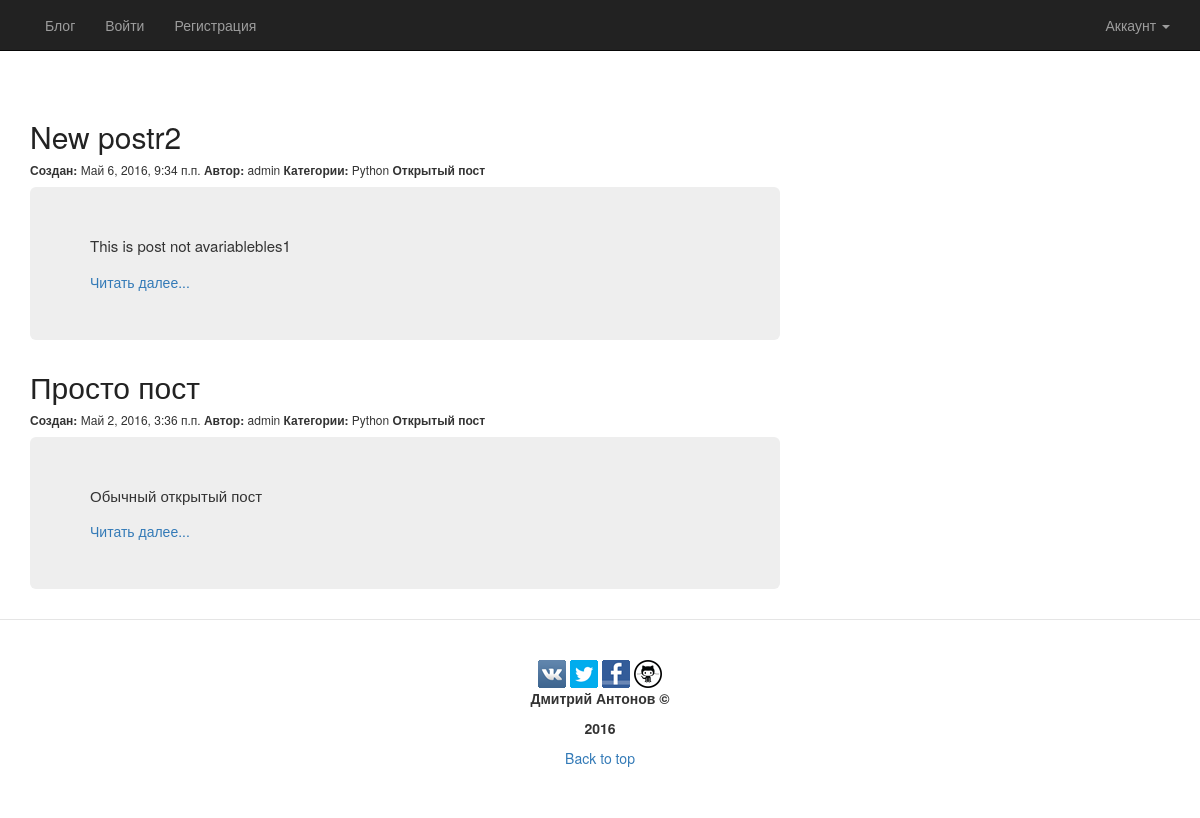
The app's page /, older data.
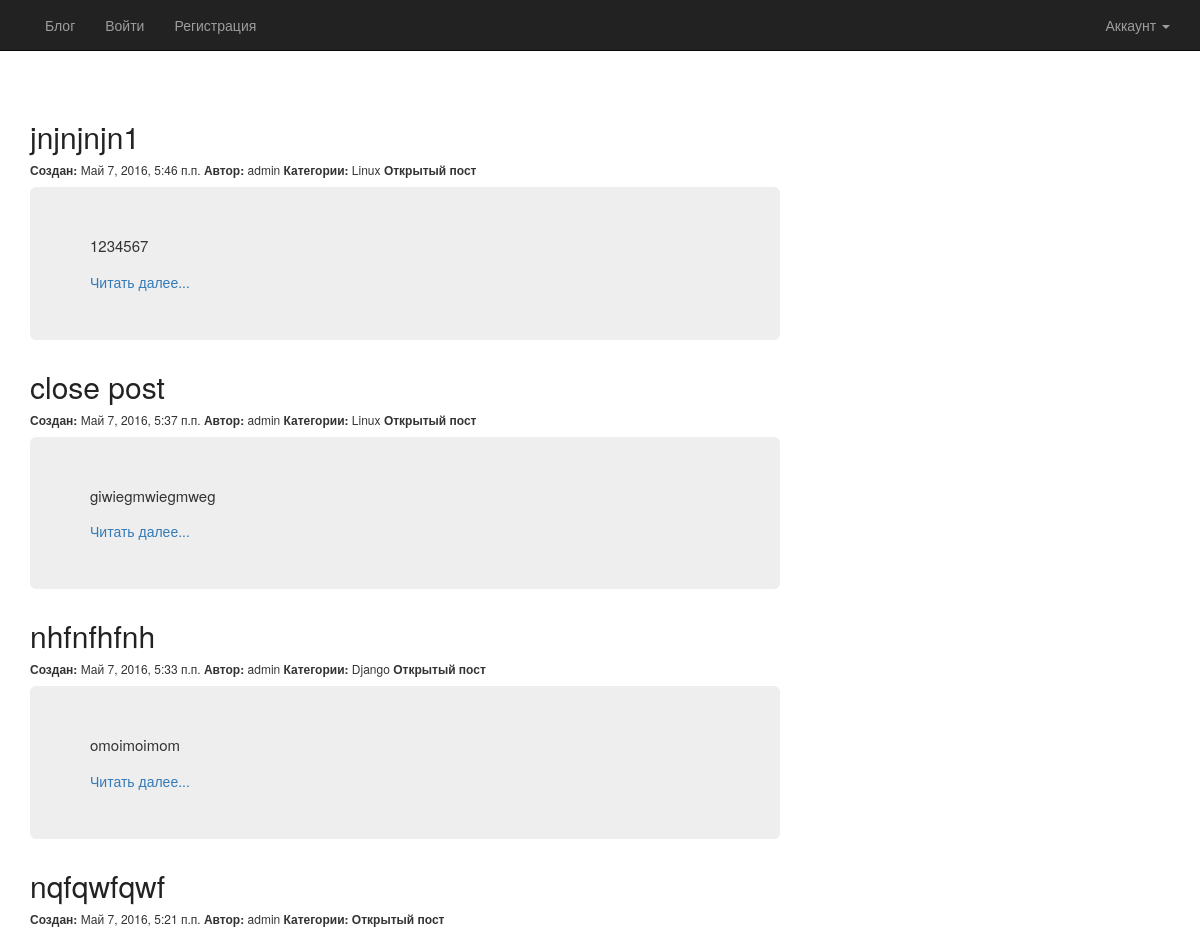
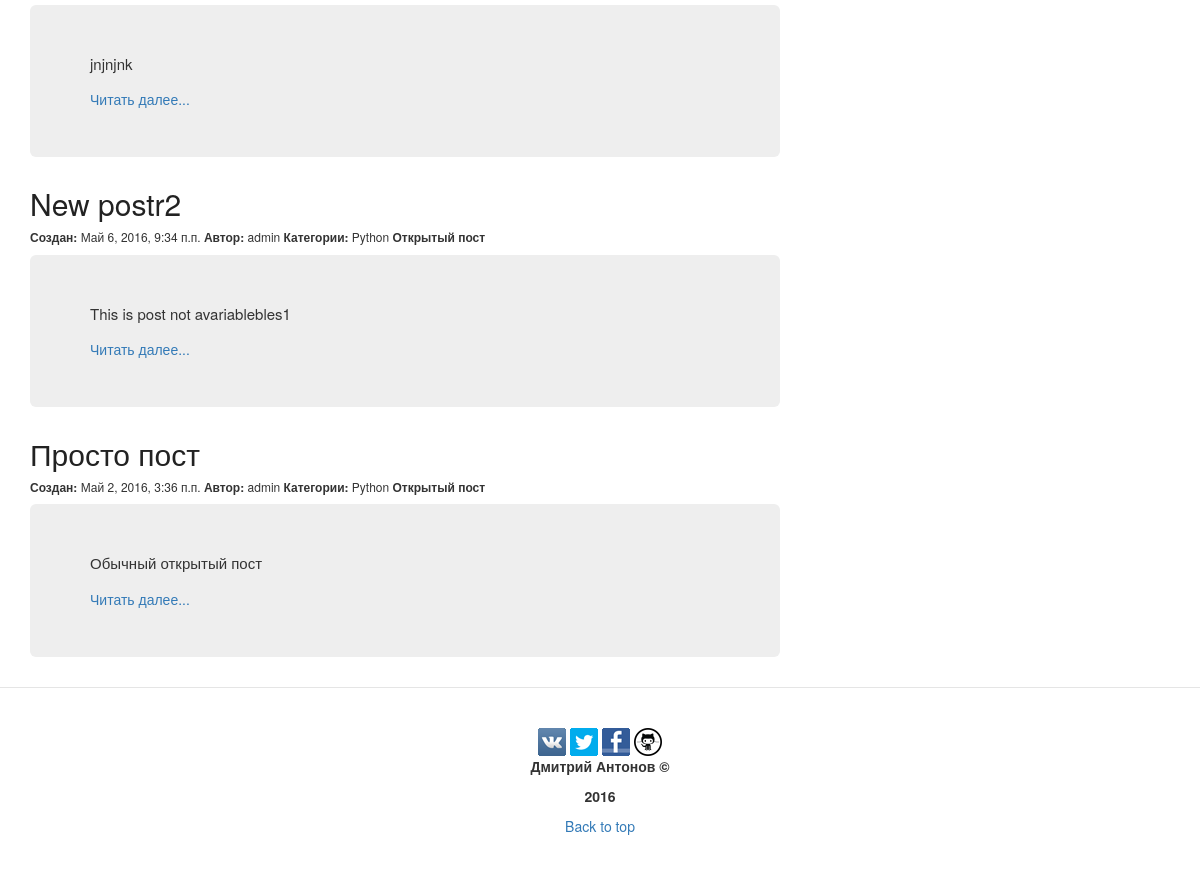
The same page, newer data (2 pictures, top to bottom).
### blog/models.py (models this page shows, shortened)
class Article(models.Model):
    article_title = models.CharField(max_length=100)
    article_text = models.TextField()
    article_date_create = models.DateTimeField(default=timezone.now)
    article_date_modify = models.DateTimeField(default=timezone.now)
    article_access = models.BooleanField(default=True)
    article_autor = models.ForeignKey(User)
    article_tag = models.ManyToManyField(Tags)
    article_count = models.ManyToManyField('CountArticle')

class Tags(models.Model):
    tags_name = models.CharField(max_length=50)
    def __str__(self):
        return self.tags_name

### blog/views.py (the view)
# urls.py: url(r'^$', views.HomeView.as_view(), name='home'),
class HomeView(generic.ListView):
    template_name = 'blog/home.html'
    context_object_name = 'post_blog'
    def get_queryset(self):
        return Article.objects.order_by('-article_date_create').all()

### blog/context_processors.py (called while the page is built, shortened)
def total_count(request):
    return {}

### blog/templates/blog/home.html (shortened to what the changed rows need)
{% load staticfiles %}
<!DOCTYPE html>
<html lang="ru">
<head>
    {% block load_css %}
      <link href="{% static 'blog/css/bootstrap.css' %}" rel="stylesheet">
      <link rel="stylesheet" type="text/css" href="{% static 'blog/style.css' %}">
    {% endblock load_css %}
</head>
<body>
    {% block post %}
      {% if post_blog %}
        <div class="container blog-post">
          <div class="row">
              <div class="col-lg-8 col-md-8">
                        {% for x in post_blog %}
                            <div>
                                <h2 class="article-title">
                                    <a class="article-title" href="{% url 'blog:full' x.id %}"> {{ x.article_title }} </a>
                                </h2>
                            </div>
                            <h6>
                                <b>Создан:</b> {{ x.article_date_create }}
                                <b>Автор:</b> {{ x.article_autor }}
                                <b>Категории:</b>
                                {% for tag in x.article_tag.all %}
                                    {{ tag }}
                                {% endfor %}
                                {% if x.article_access %}
                                  <b>Открытый пост</b>
                                {% else %}
                                  <b>Закрытый пост</b>
                                {% endif %}
                            </h6>
                            <div class="jumbotron">
                                <p class="text-justify">
                                    {{ x.article_text|linebreaksbr|urlize|truncatewords_html:20 }}
                                </p>
                                <a href="{% url 'blog:full' x.id %}">Читать далее...</a>
                            </div>
                        {% endfor %}
            </div>
          </div>
        </div>
    {% endif %}
    {% endblock post %}
</body>
</html>

Row changes from the older to the newer data that the page shows:
added Article: article_title "jnjnjnjn1", article_date_create "Май 7, 2016, 5:46 п.п.", article_autor "admin", article_access "Открытый пост", article_text "1234567"
now on this page (row unchanged): Tags: tags_name "Linux"
added Article: article_title "close post", article_date_create "Май 7, 2016, 5:37 п.п.", article_autor "admin", article_access "Открытый пост", article_text "giwiegmwiegmweg"
added Article: article_title "nhfnfhfnh", article_date_create "Май 7, 2016, 5:33 п.п.", article_autor "admin", article_access "Открытый пост", article_text "omoimoimom"
now on this page (row unchanged): Tags: tags_name "Django", shown under "nhfnfhfnh"
added Article: article_title "nqfqwfqwf", article_date_create "Май 7, 2016, 5:21 п.п.", article_autor "admin", article_access "Открытый пост", article_text "jnjnjnk"
